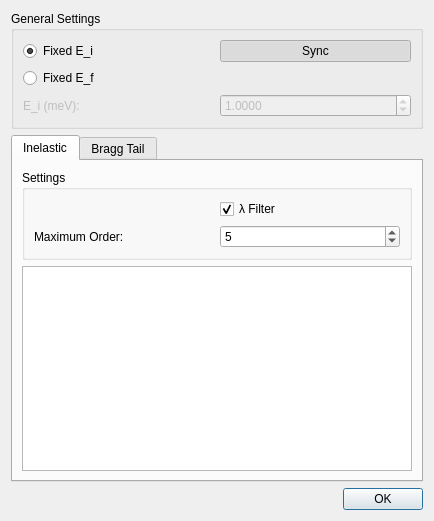
<?xml version="1.0" encoding="UTF-8"?>
<ui version="4.0">
 <class>SpurionDlg</class>
 <widget class="QDialog" name="SpurionDlg">
  <property name="geometry">
   <rect>
    <x>0</x>
    <y>0</y>
    <width>434</width>
    <height>521</height>
   </rect>
  </property>
  <property name="windowTitle">
   <string>Spurious Scattering</string>
  </property>
  <layout class="QGridLayout" name="gridLayout_6">
   <item row="0" column="0" colspan="2">
    <widget class="QGroupBox" name="groupBox">
     <property name="title">
      <string>General Settings</string>
     </property>
     <layout class="QGridLayout" name="gridLayout">
      <item row="3" column="0">
       <widget class="QLabel" name="labelE">
        <property name="enabled">
         <bool>false</bool>
        </property>
        <property name="text">
         <string>E_i (meV):</string>
        </property>
       </widget>
      </item>
      <item row="3" column="1">
       <widget class="QDoubleSpinBox" name="spinE">
        <property name="enabled">
         <bool>false</bool>
        </property>
        <property name="decimals">
         <number>4</number>
        </property>
        <property name="minimum">
         <double>0.000000000000000</double>
        </property>
        <property name="maximum">
         <double>999.999900000000025</double>
        </property>
        <property name="singleStep">
         <double>0.010000000000000</double>
        </property>
        <property name="value">
         <double>1.000000000000000</double>
        </property>
       </widget>
      </item>
      <item row="0" column="0">
       <widget class="QRadioButton" name="radioFixedEi">
        <property name="text">
         <string>Fixed E_i</string>
        </property>
        <property name="checked">
         <bool>true</bool>
        </property>
       </widget>
      </item>
      <item row="2" column="0">
       <widget class="QRadioButton" name="radioFixedEf">
        <property name="text">
         <string>Fixed E_f</string>
        </property>
       </widget>
      </item>
      <item row="0" column="1">
       <widget class="QPushButton" name="btnSync">
        <property name="text">
         <string>Sync</string>
        </property>
        <property name="checkable">
         <bool>true</bool>
        </property>
        <property name="checked">
         <bool>true</bool>
        </property>
       </widget>
      </item>
     </layout>
    </widget>
   </item>
   <item row="1" column="0" colspan="2">
    <widget class="QTabWidget" name="tabWidget">
     <property name="currentIndex">
      <number>0</number>
     </property>
     <widget class="QWidget" name="tab1">
      <attribute name="title">
       <string>Inelastic</string>
      </attribute>
      <layout class="QGridLayout" name="gridLayout_4">
       <item row="0" column="0">
        <widget class="QGroupBox" name="groupBox_2">
         <property name="sizePolicy">
          <sizepolicy hsizetype="Preferred" vsizetype="Minimum">
           <horstretch>0</horstretch>
           <verstretch>0</verstretch>
          </sizepolicy>
         </property>
         <property name="title">
          <string>Settings</string>
         </property>
         <layout class="QGridLayout" name="gridLayout_2">
          <item row="1" column="0">
           <widget class="QLabel" name="label_2">
            <property name="text">
             <string>Maximum Order:</string>
            </property>
           </widget>
          </item>
          <item row="1" column="1">
           <widget class="QSpinBox" name="spinOrder">
            <property name="minimum">
             <number>1</number>
            </property>
            <property name="value">
             <number>5</number>
            </property>
           </widget>
          </item>
          <item row="0" column="1">
           <widget class="QCheckBox" name="checkFilter">
            <property name="text">
             <string>λ Filter</string>
            </property>
            <property name="checked">
             <bool>true</bool>
            </property>
           </widget>
          </item>
         </layout>
        </widget>
       </item>
       <item row="1" column="0">
        <widget class="QPlainTextEdit" name="textSpurions"/>
       </item>
      </layout>
     </widget>
     <widget class="QWidget" name="tab2">
      <attribute name="title">
       <string>Bragg Tail</string>
      </attribute>
      <layout class="QGridLayout" name="gridLayout_3">
       <item row="1" column="0">
        <widget class="QwtPlot" name="plotbragg">
         <property name="sizePolicy">
          <sizepolicy hsizetype="Expanding" vsizetype="Expanding">
           <horstretch>0</horstretch>
           <verstretch>0</verstretch>
          </sizepolicy>
         </property>
        </widget>
       </item>
       <item row="0" column="0">
        <widget class="QGroupBox" name="groupBox_3">
         <property name="sizePolicy">
          <sizepolicy hsizetype="Preferred" vsizetype="Minimum">
           <horstretch>0</horstretch>
           <verstretch>0</verstretch>
          </sizepolicy>
         </property>
         <property name="title">
          <string>Settings</string>
         </property>
         <layout class="QGridLayout" name="gridLayout_5">
          <item row="0" column="0">
           <widget class="QLabel" name="label_13">
            <property name="text">
             <string>q Min (Å⁻¹):</string>
            </property>
           </widget>
          </item>
          <item row="0" column="1">
           <widget class="QDoubleSpinBox" name="spinMinQ">
            <property name="sizePolicy">
             <sizepolicy hsizetype="Preferred" vsizetype="Fixed">
              <horstretch>1</horstretch>
              <verstretch>0</verstretch>
             </sizepolicy>
            </property>
            <property name="decimals">
             <number>4</number>
            </property>
            <property name="minimum">
             <double>-99.989999999999995</double>
            </property>
            <property name="singleStep">
             <double>0.100000000000000</double>
            </property>
           </widget>
          </item>
          <item row="0" column="2">
           <widget class="QLabel" name="label_14">
            <property name="text">
             <string>q Max (Å⁻¹):</string>
            </property>
           </widget>
          </item>
          <item row="0" column="3">
           <widget class="QDoubleSpinBox" name="spinMaxQ">
            <property name="sizePolicy">
             <sizepolicy hsizetype="Preferred" vsizetype="Fixed">
              <horstretch>1</horstretch>
              <verstretch>0</verstretch>
             </sizepolicy>
            </property>
            <property name="decimals">
             <number>4</number>
            </property>
            <property name="minimum">
             <double>-99.989999999999995</double>
            </property>
            <property name="singleStep">
             <double>0.100000000000000</double>
            </property>
            <property name="value">
             <double>1.000000000000000</double>
            </property>
           </widget>
          </item>
         </layout>
        </widget>
       </item>
      </layout>
     </widget>
    </widget>
   </item>
   <item row="2" column="0">
    <widget class="QLabel" name="labelStatus">
     <property name="sizePolicy">
      <sizepolicy hsizetype="Expanding" vsizetype="Preferred">
       <horstretch>1</horstretch>
       <verstretch>0</verstretch>
      </sizepolicy>
     </property>
     <property name="text">
      <string/>
     </property>
    </widget>
   </item>
   <item row="2" column="1">
    <widget class="QDialogButtonBox" name="buttonBox">
     <property name="sizePolicy">
      <sizepolicy hsizetype="Minimum" vsizetype="Fixed">
       <horstretch>0</horstretch>
       <verstretch>0</verstretch>
      </sizepolicy>
     </property>
     <property name="orientation">
      <enum>Qt::Horizontal</enum>
     </property>
     <property name="standardButtons">
      <set>QDialogButtonBox::Ok</set>
     </property>
    </widget>
   </item>
  </layout>
 </widget>
 <customwidgets>
  <customwidget>
   <class>QwtPlot</class>
   <extends>QFrame</extends>
   <header>qwt_plot.h</header>
  </customwidget>
 </customwidgets>
 <tabstops>
  <tabstop>radioFixedEi</tabstop>
  <tabstop>radioFixedEf</tabstop>
  <tabstop>btnSync</tabstop>
  <tabstop>spinE</tabstop>
  <tabstop>tabWidget</tabstop>
  <tabstop>checkFilter</tabstop>
  <tabstop>spinOrder</tabstop>
  <tabstop>textSpurions</tabstop>
  <tabstop>spinMinQ</tabstop>
  <tabstop>spinMaxQ</tabstop>
  <tabstop>buttonBox</tabstop>
 </tabstops>
 <resources/>
 <connections>
  <connection>
   <sender>buttonBox</sender>
   <signal>accepted()</signal>
   <receiver>SpurionDlg</receiver>
   <slot>accept()</slot>
   <hints>
    <hint type="sourcelabel">
     <x>248</x>
     <y>254</y>
    </hint>
    <hint type="destinationlabel">
     <x>157</x>
     <y>274</y>
    </hint>
   </hints>
  </connection>
  <connection>
   <sender>buttonBox</sender>
   <signal>rejected()</signal>
   <receiver>SpurionDlg</receiver>
   <slot>reject()</slot>
   <hints>
    <hint type="sourcelabel">
     <x>316</x>
     <y>260</y>
    </hint>
    <hint type="destinationlabel">
     <x>286</x>
     <y>274</y>
    </hint>
   </hints>
  </connection>
  <connection>
   <sender>btnSync</sender>
   <signal>toggled(bool)</signal>
   <receiver>spinE</receiver>
   <slot>setDisabled(bool)</slot>
   <hints>
    <hint type="sourcelabel">
     <x>221</x>
     <y>69</y>
    </hint>
    <hint type="destinationlabel">
     <x>221</x>
     <y>99</y>
    </hint>
   </hints>
  </connection>
  <connection>
   <sender>btnSync</sender>
   <signal>toggled(bool)</signal>
   <receiver>labelE</receiver>
   <slot>setDisabled(bool)</slot>
   <hints>
    <hint type="sourcelabel">
     <x>221</x>
     <y>69</y>
    </hint>
    <hint type="destinationlabel">
     <x>85</x>
     <y>99</y>
    </hint>
   </hints>
  </connection>
 </connections>
</ui>
